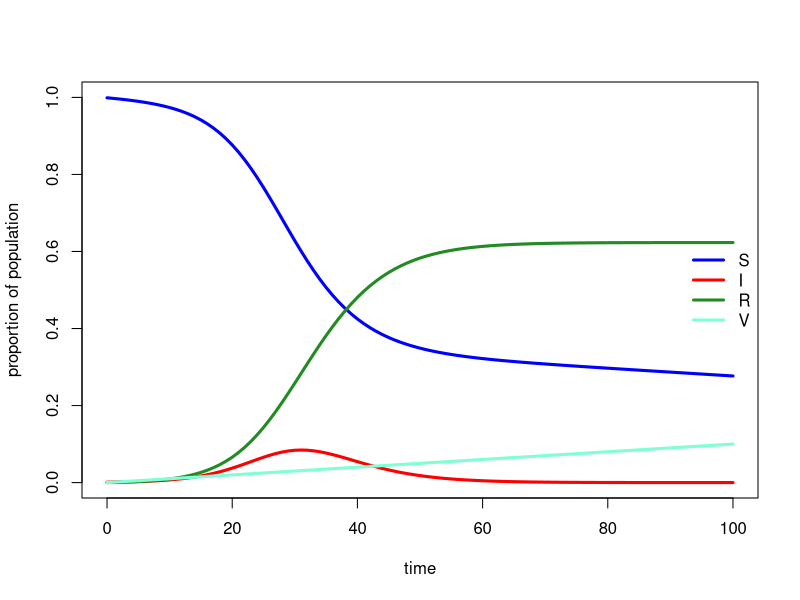

This chart was generated by the following R code: (Note: this script raises an error after producing the figure.)
#### SIRV model
require(deSolve)
## We'll code another compartmental model, but this time, we add a vaccinated 
## compartment. The approach is the "mass vaccination during an epidemic of a 
## rare, nonendemic pathogen". Vaccination is with a perfect vaccine giving 
## instant, lifelong immunity to all vaccinated. For other variants, please 
## see Keeling and Rohani, chapter 8.

SIRV.model<-function(t, V1, Beta, Gamma, Mu){
  init<-c(S=0.999-V1,I=0.001,R=0.0,V=V1) ## initial values for compartments
  parameters<-c(Beta=Beta,Gamma=Gamma,Mu=Mu) ## beta, gamma, and mu parameters
  time<-seq(0,t,by=1) ## time over which to analyze
  
  eqn<-function(time,state,parameters){
    with(as.list(c(state,parameters)),{
      dS<- -Beta*S*I-Mu ## dS/dt diff eq. 
      ## Note individuals in S compartment are removed via vaccination rate mu.
      dI<-Beta*S*I-Gamma*I ## dI/dt diff eq
      dR<-Gamma*I ## dR/dt diff eq
      dV<-Mu ## DV/dt diff eq. mu is the rate of vaccine delivery per unit time.
      return(list(c(dS,dI,dR,dV)))})}
  
  out.df<-as.data.frame(ode(y=init,times=time,func=eqn,parms=parameters))
  return(out.df)
}## end function

##plot!
sirvout<-SIRV.model(t=100,V1=0,Beta=.5,Gamma=.3,Mu=.001) 
## note: can specify both initial vaccinated and mu.
plot(S~time,sirvout,type="l",lwd=3,col="blue",ylim=c(0,1),
     ylab="proportion of population")
lines(I~time,sirvout,lwd=3,col="red")
lines(R~time,sirvout,lwd=3,col="forest green")
lines(V~time,sirvout,lwd=3,col="aquamarine") 
legend("right",legend=c("S","I","R","V"),
       col=c("blue","red","forest green","aquamarine"),
       lty=1,lwd=3,bty="n")

#####################################################
############# Discussion Questions ##################
#####################################################
## 1) Note how V grows linearly with time. Do you think
## that's reasonable?
## 2) Can you think of other ways to model vaccination?
## 3) How would you change the model to do so?
## 4) With the same beta and gamma parameter values, 
## the peak of the outbreak was different with and without
## vaccination... if you run the SIR model with the same parameter values...
wov<-max(sirout$I) ## without vaccination (make sure parameter values are equal)
wv<-max(sirvout$I) ## with vaccination (make sure parameter values are equal)
wov
wv
(wov-wv)/wov ## vaccination results in an estimated __ 
## reduction in peak infections
## 5) What happens if you increase the rate of vaccination 
## (mu) in the model?
## 6) Can you think of other ways to evaluate the effect 
## of vaccination?
#####################################################
#####################################################
